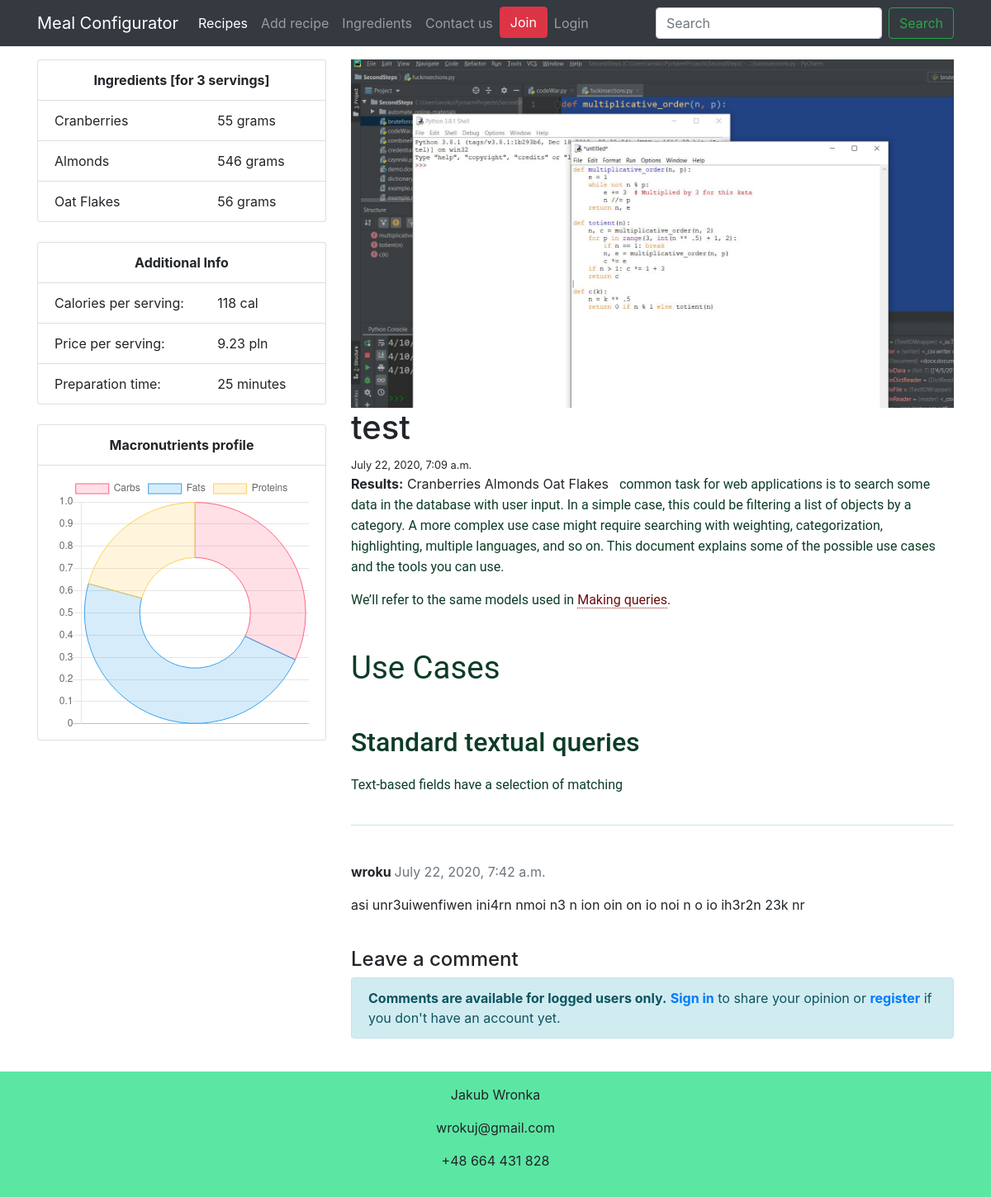
Page /recipes/test/ on the committed database.
### main/models.py (models this page shows, shortened)
class Recipe(models.Model):
    user = models.ForeignKey(User, default=1, null=True, on_delete=models.SET_NULL)
    recipe_posted = models.DateTimeField('date published', auto_now_add=True)
    recipe_name = models.CharField(primary_key=True, unique=True, max_length=255)
    recipe_slug = models.SlugField(null=True, blank=True, unique=True)
    recipe_image = models.ImageField(upload_to=upload_location,
                                     null=True,
                                     blank=True,
                                     width_field='width_field',
                                     height_field='height_field')
    height_field = models.IntegerField(default=0)
    width_field = models.IntegerField(default=0)
    ingredients = models.ManyToManyField(Ingredient, through='Quantity')
    directions = models.TextField()
    preparation_time = models.IntegerField(default=45)
    servings = models.IntegerField(default=2)
    calories_per_serving = models.IntegerField(blank=True, null=True)
    price_per_serving = models.DecimalField(max_digits=7, decimal_places=2)
    accepted = models.BooleanField(default=False)
    objects = RecipeManager()

class Quantity(models.Model):
    recipe = models.ForeignKey(Recipe, on_delete=models.CASCADE, related_name='quantities')
    ingredient = models.ForeignKey(Ingredient, on_delete=models.CASCADE,)
    quantity = models.IntegerField(default=5)
    class Meta:
        verbose_name_plural = 'Quantities'

class Ingredient(models.Model):
    name = models.CharField(max_length=255, primary_key=True)
    category = models.ForeignKey(FoodCategory, null=True, blank=True, on_delete=models.SET_NULL)
    price = models.DecimalField(max_digits=7, decimal_places=2)
    calval = models.IntegerField()
    total_carbs = models.FloatField()
    total_fat = models.FloatField()
    total_proteins = models.FloatField()
    image = models.ImageField(upload_to='ingredient_images',
                              null=True,
                              blank=True,
                              width_field='width_field',
                              height_field='height_field')
    height_field = models.IntegerField(default=0)
    width_field = models.IntegerField(default=0)
    slug = models.SlugField(null=True, blank=True, unique=True)
    objects = IngredientManager()
    accepted = models.BooleanField(default=False)
    def __str__(self):
        return self.name

class Comment(models.Model):
    recipe = models.ForeignKey(Recipe, on_delete=models.CASCADE, related_name='comments')
    user = models.ForeignKey(User, on_delete=models.CASCADE, related_name='comments')
    content = models.TextField(max_length=2000)
    created_on = models.DateTimeField(auto_now_add=True)
    active = models.BooleanField(default=False)

### main/views.py (the view)
# urls.py: path('recipes/<str:slug>/', views.detailed_recipe_page, name='recipe-details'),
def detailed_recipe_page(request, slug):
    obj = get_object_or_404(Recipe, recipe_slug=slug)
    new_comment = None
    if request.method == 'POST':
        comment_form = CommentForm(data=request.POST)
        if comment_form.is_valid():
            new_comment = comment_form.save(commit=False)
            new_comment.recipe = obj
            new_comment.user = request.user
            new_comment.save()
    else:
        comment_form = CommentForm()
    mnt_profile = [sum([qt.ingredient.total_carbs*qt.quantity for qt in obj.quantities.all()]),
                   sum([qt.ingredient.total_fat*qt.quantity for qt in obj.quantities.all()]),
                   sum([qt.ingredient.total_proteins*qt.quantity for qt in obj.quantities.all()])]
    print(mnt_profile)
    template_name = 'main/recipe_details.html'
    context = {'recipe': obj,
               'quantities': obj.quantities.all(),
               'comments': obj.comments.filter(active=True),
               'new_comment': new_comment,
               'comment_form': comment_form,
               'nutrients': mnt_profile}
    return render(request, template_name, context)

### main/forms.py
class CommentForm(forms.ModelForm):
    def __init__(self, *args, **kwargs):
        super(CommentForm, self).__init__(*args, **kwargs)
        self.helper = FormHelper()
        self.helper.form_show_labels = False
    class Meta:
        model = Comment
        fields = ('content',)

### main/context_processors.py (called while the page is built)
def broadcaster(request):
    kwargs = {
        'foodcategories': FoodCategory.objects.all(),
        'currentuser': request.user,
    }
    return kwargs

### main/templates/main/recipe_details.html (shortened to what this page needs)
{% extends 'main/base.html' %}
{% block content %}
{% load crispy_forms_tags %}
<div class="row">
<div class="col-4">
    <ul class="list-group">
        <li class="list-group-item text-center"><strong>Ingredients [for {{recipe.servings}} servings]</strong></li>
        {% for ing in quantities %}
            <li class="list-group-item">
                <div class="row">
                    <div class="col-sm-7">{{ing.ingredient}}</div>
                    <div class="col-sm-5">{{ing.quantity}} grams</div>
                </div>
            </li>
        {% endfor %}
    </ul>
    <br>
    <ul class="list-group">
        <li class="list-group-item text-center"><strong>Additional Info</strong></li>
        <li class="list-group-item">
            <div class="row">
                <div class="col-sm-7">Calories per serving:</div>
                <div class="col-sm-5">{{recipe.calories_per_serving}} cal</div>
            </div>
        </li>
        <li class="list-group-item">
            <div class="row">
                <div class="col-sm-7">Price per serving:</div>
                <div class="col-sm-5">{{recipe.price_per_serving}} pln</div>
            </div>
        </li>
        <li class="list-group-item">
            <div class="row">
                <div class="col-sm-7">Preparation time:</div>
                <div class="col-sm-5">{{recipe.preparation_time}} minutes</div>
            </div>
        </li>
    </ul>
    <br>
    <ul class="list-group">
        <li class="list-group-item text-center"><strong>Macronutrients profile</strong></li>
        <li class="list-group-item"><canvas id="myChart" width="10" height="10"></canvas></li>
    </ul>
</div>
<div class="col-8 ">
    <img src="{{recipe.recipe_image.url}}" class="img-fluid mx-auto d-block" >
    <h1>{{recipe.recipe_name}}</h1><small> {{recipe.recipe_posted}}</small>
    {{recipe.directions|safe}}
    <br>
    {% for comment in comments %}
    <div class="comments" style="padding 10px;">
        <p class="font-weight-bold">
            {{comment.user}}
            <span class="text-muted font-weight-normal">
                {{comment.created_on}}
            </span>
        </p>
        {{comment.content|linebreaks}}
    </div>
    {% endfor %}
    <br>
        {% if user.is_authenticated %}
            {% if new_comment %}
            <div class="alert alert-success" role="alert">
                Your comment is awaiting moderation.
            </div>
            {% else %}
            <h4>Leave a comment</h4>
            Share your opinions, experience, advices or let others know about tasty variations of this recipe!
            <form method="post">
                {% csrf_token %}
                {{ comment_form.content|as_crispy_field }}
                <button type="submit" class="btn btn-primary btn-lg">Submit</button>
            </form>
            {% endif %}
        {% else %}
            <h4>Leave a comment</h4>
            <div class="alert alert-info" role="alert">
                <strong>Comments are available for logged users only.</strong> <a href="/login?next={% firstof request.path '/' %}"><strong>Sign in</strong></a> to share your opinion or <a href="/register"><strong>register</strong></a> if you don't have an account yet.
            </div>
        {%  endif %}
    </div>
<script>
var ctx = document.getElementById('myChart').getContext('2d');
var myChart = new Chart(ctx, {
    type: 'doughnut',
    data: {
        labels: ['Carbs', 'Fats', 'Proteins'],
        datasets: [{
            label: 'g/100g',
            data: {{nutrients}},
            backgroundColor: [
                'rgba(255, 99, 132, 0.2)',
                'rgba(54, 162, 235, 0.2)',
                'rgba(255, 206, 86, 0.2)',
                'rgba(75, 192, 192, 0.2)',
                'rgba(153, 102, 255, 0.2)',
                'rgba(255, 159, 64, 0.2)'
            ],
            borderColor: [
                'rgba(255, 99, 132, 1)',
                'rgba(54, 162, 235, 1)',
                'rgba(255, 206, 86, 1)',
                'rgba(75, 192, 192, 1)',
                'rgba(153, 102, 255, 1)',
                'rgba(255, 159, 64, 1)'
            ],
            borderWidth: 1
        }]
    },
    options: {
        scales: {
            yAxes: [{
                ticks: {
                    beginAtZero: true
                }
            }]
        }
    }
});
</script>
</div>
{% endblock %}

### main/templates/main/base.html (style rules this page uses)
html { height: 100%; box-sizing: border-box; }
body { position: relative; margin: 0; padding-bottom: 11rem; min-height: 100%; }
*, *:before, *:after { box-sizing: inherit; }

### rows in the picture
Recipe: servings "3", calories_per_serving "118", price_per_serving "9.23", preparation_time "25", recipe_image (picture), recipe_name "test", recipe_posted "July 22, 2020, 7:09 a.m.", directions "Results: Cranberries Almonds Oat Flakes common task for web applications is to search some data in the database with user input. In a simple case, this could be filtering a list of objects by a category. A more complex use case might require searching with weighting, categorization, highlighting, multiple languages, and so on. This document explains some of the possible use cases and the tools you can use. We’ll refer to the same models used in Making queries . Use Cases Standard textual queries Text-based fields have a selection of matching"
Quantity: ingredient "Cranberries", quantity "55"
Quantity: ingredient "Almonds", quantity "546"
Quantity: ingredient "Oat Flakes", quantity "56"
Comment: user "wroku", created_on "July 22, 2020, 7:42 a.m.", content "asi unr3uiwenfiwen ini4rn nmoi n3 n ion oin on io noi n o io ih3r2n 23k nr"

### other values in the picture
chart data {{ nutrients }} [19142.8, 28309.4, 12417.9]
